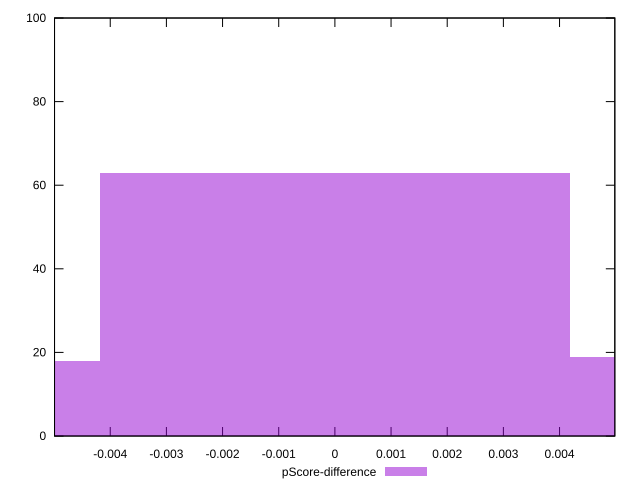

Here is the gnuplot script that generated this plot:
reset

$pScoreDifference <<EOF
0 63
0.008375448334416738 19
-0.008375448334416738 18
EOF

set key outside below
set boxwidth 0.008375448334416738
set xrange [-0.004991886682165436:0.004984314850295712]
set yrange [0:100]
set trange [0:100]
set style fill transparent solid 0.5 noborder
set terminal svg size 640, 490 enhanced background rgb 'white'
set output "report_00018_2021-02-10T15-25-16.877Z/first-contentful-paint/samples/pages+cached+noadtech+nomedia+nocss/pScore-difference/histogram.svg"

plot $pScoreDifference title "pScore-difference" with boxes

reset
